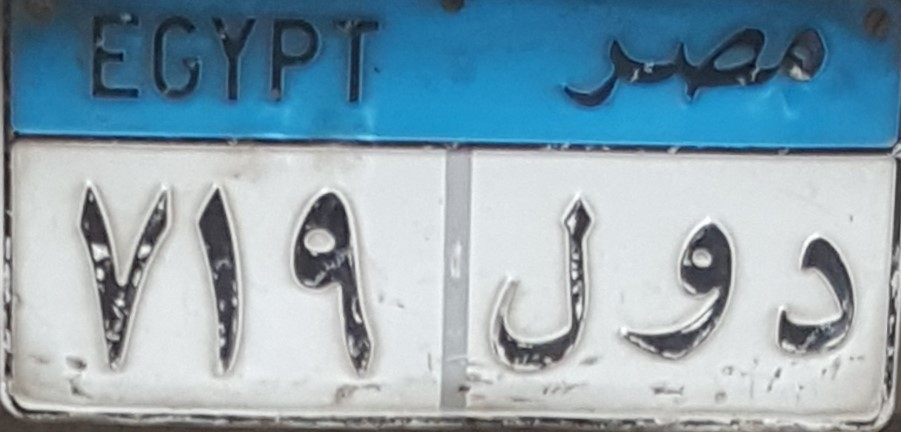
#> input picture New set/test/1.jpg, 901 x 432 px
$ python -i segmentation.py   (imports and definitions only)
#> lines starting #> are read from the running program, lines starting #| are printed output that depends on the picture; after the words box and inside, x2 and y2 are one past the last pixel; in counts of white or black regions, pixels touching at a corner belong together
from commonfunctions import *
from skimage.morphology import binary_erosion, binary_dilation, binary_closing,skeletonize, thin
from skimage.measure import find_contours
from skimage.filters import sobel_h, sobel, sobel_v,roberts, prewitt
from scipy.signal import find_peaks


@jit(nopython=True)
def adabtiveThreshold(inIm ,outIm,w,h):
    intImage = np.zeros((inIm.shape))
    index = 0
    count = 0
    t = 15
    s = int(w/8)
    s2 = int(s/2)
    #intImage = inIm.cumsum(axis=0).cumsum(axis=1)
    for i in range(h):
        sum = 0
        for j in range(w):
            sum = sum + inIm[i][j]
            if i == 0:
                intImage[i][j] = sum
            else:
                intImage[i][j] = intImage[i-1][j] + sum

    for i in range(w):
        for j in range(h):
            x1 = i - s2
            x2 = i + s2
            y1 = j - s2
            y2 = j + s2

            if x1 < 0:
                x1 = 0
            if x2 >= w:
                x2 = w - 1
            if y1 < 0:
                y1 = 0
            if y2 >= h:
                y2 = h - 1

            count = (x2-x1)*(y2-y1)
            sum = intImage[y2][x2] - intImage[y1-1][x2] - intImage[y2][x1-1] + intImage[y1-1][x1-1]

            if inIm[j][i]*count <= sum*(100-t)/100 :
                outIm[j][i] = 255
            else:
                outIm[j][i] = 0


@jit(nopython=True)
def verticalProjection(img):
    h, w = img.shape
    sumCols = []
    for j in range(w):
        col = img[0:h, j:j+1]
        sumCols.append(int(np.sum(col)/255))
    return sumCols


@jit(nopython=True)
def horizontalProjection(img):
    h, w = img.shape
    sumRows = []
    for j in range(h):
        row = img[j:j+1, 0:w]
        sumRows.append(int(np.sum(row)/255))
    return sumRows


def slice_digits(img):
    y = verticalProjection(img)
    xfrom = []
    xto = []
    xmin = -1
    xmax = -1
    miin = np.min(y)
    for i in range(len(y)):
        if y[i] > 15 and xmin == -1:
            xmin = i
            xfrom.append(xmin)
        elif y[i] < 15 and xmax == -1 and xmin != -1:
            xmin = -1
            xfrom.pop(len(xfrom)-1)
        elif y[i] > 15 and xmin != -1:
            xmax = i
        elif y[i] < 15 and xmax != -1:
            xto.append(xmax)
            xmin = -1
            xmax = -1


    newXfrom = []
    newXto = []
    for i in range(len(xto)):
        if (xto[i] - xfrom[i]) > 25:
            newXto.append(xto[i] + 10)
            if xfrom[i] >= 10:
                newXfrom.append(xfrom[i] - 10)
            else:
                newXfrom.append(0)


    charecters = []
    for i in range(len(newXto)):
        if len(newXto) > 0:
            charecters.append(img[:,newXfrom[i]:newXto[i]])
    if len(charecters) > 0:
        #show_images([charecters])
        return charecters


def process(image):
    #show_images([image])
    image  = rgb2gray(image)
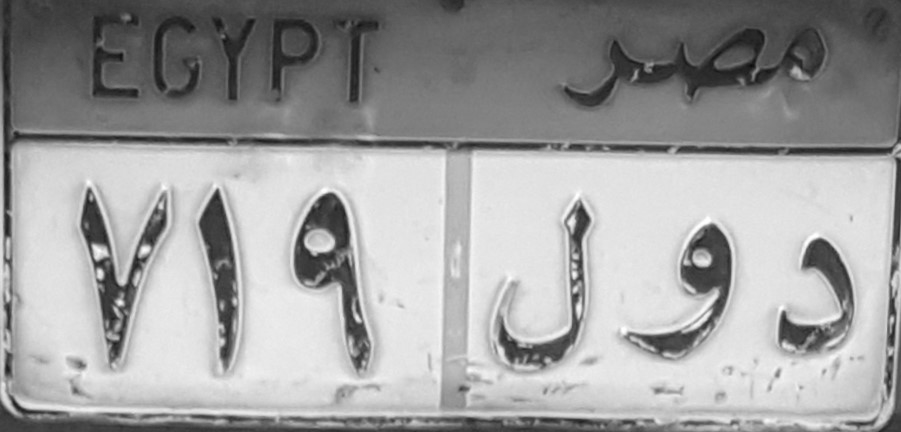
#> image: shape (432, 901) float64; min 0.0449, max 0.999, mean 0.626

    if np.max(image) <= 1:
        image = image*255
    image = image.astype('uint8')

    y,x = image.shape
#> y = 432; x = 901

    newX = x + int(x/16)
#> newX = 957
    newY = y + int(x/16)
#> newY = 488
    tempIm = np.zeros([newY,newX], dtype='uint8')
    tempIm[int(x/16):newY, int(x/16):newX] = np.copy(image)
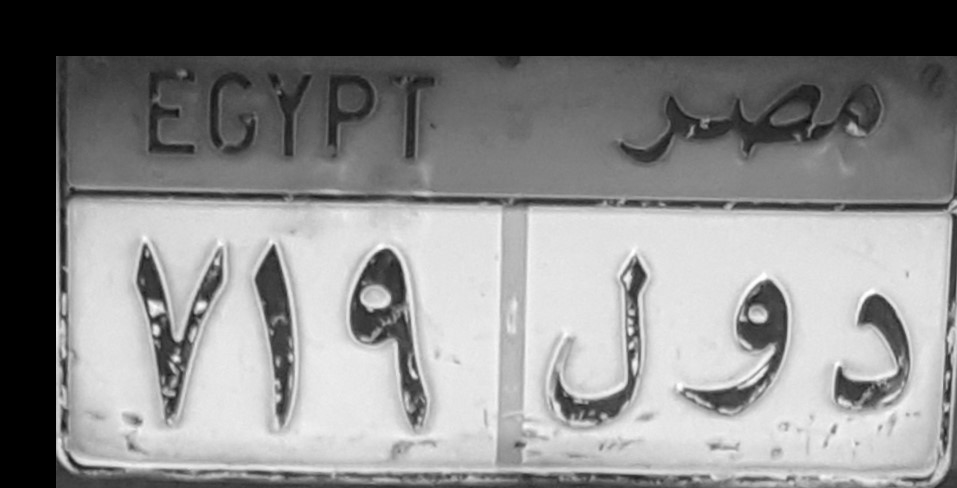
#> tempIm: shape (488, 957); min 0, max 254, mean 132.8
#################################################################
    outIm = np.zeros([newY,newX], dtype='uint8')
    adabtiveThreshold(tempIm, outIm, newX, newY)

    newIm = np.copy(outIm[int(x/16):newY, int(x/16):newX])
    newY, newX = newIm.shape
#> newY = 432; newX = 901
###############################################################
    #show_images([newIm])
    wind = np.ones(shape=(7,7))
    im = median(newIm)
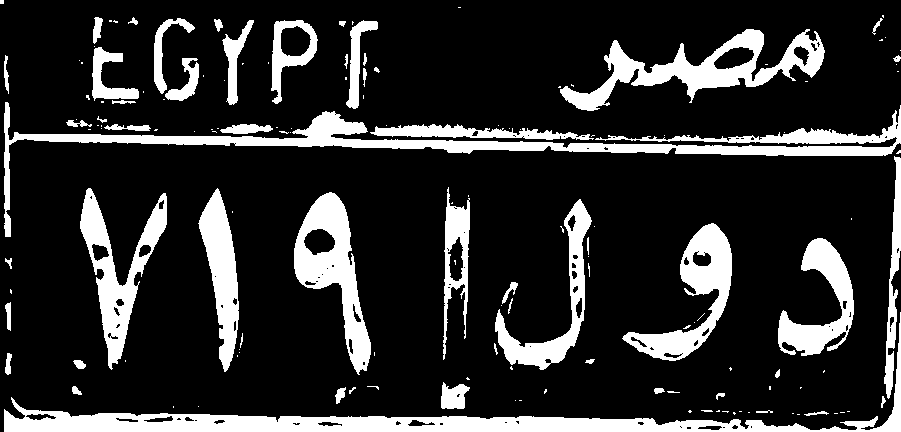
#> newIm: shape (432, 901); 18.3% white; 148 white regions (93 under 20 px), largest, box (x1, y1, x2, y2) and area: (4, 312, 901, 432) 12561, (4, 102, 901, 237) 11604, (560, 29, 825, 111) 6533

    im2 = binary_dilation(im,wind)
#> im: shape (432, 901); 18.3% white; 94 white regions (39 under 20 px), largest, box (x1, y1, x2, y2) and area: (4, 313, 901, 432) 12623, (4, 102, 901, 237) 11445, (560, 29, 825, 111) 6542


    im2 = binary_erosion(im2,wind)
    im2 = im2.astype('uint8')
    im2 = im2*255

    #show_images([im2])

    z = horizontalProjection(im2[int(0.15*im2.shape[0]):int(0.6*im2.shape[0]),:])

    cut = z.index(np.max(z))
#> cut = 75
    cut = cut + int(0.15*im2.shape[0])
#> cut = 139


    segIm = np.copy(im2[cut:im.shape[0],:])
    segY, segX = segIm.shape
#> segY = 293; segX = 901

    #show_images([segIm])


    #========================= Removing borders using vertical and horizontal projections ===============
    borders = horizontalProjection(segIm[int(0.9*segY):segY,:])
    for i in range(len(borders)):
        if borders[i] >= int(0.2*segX):
            segIm[int(0.9*segY)+i,:] = 0
#> segIm: shape (293, 901); 16.8% white; 34 white regions (9 under 20 px), largest, box (x1, y1, x2, y2) and area: (4, 0, 901, 275) 12370, (294, 53, 371, 235) 5653, (80, 49, 167, 230) 5109

    borders = horizontalProjection(segIm[0:int(0.1*segY),:])
    for i in range(len(borders)):
        if borders[i] >= int(0.2*segX):
            segIm[i,:] = 0
#> segIm: shape (293, 901); 13.3% white; 36 white regions (9 under 20 px), largest, box (x1, y1, x2, y2) and area: (294, 53, 371, 235) 5653, (80, 49, 167, 230) 5109, (623, 84, 732, 222) 5062

    borders = verticalProjection(segIm[:,0:int(0.03*segX)])
    for i in range(len(borders)):
        if borders[i] >= int(0.2*segY):
            segIm[:,i] = 0
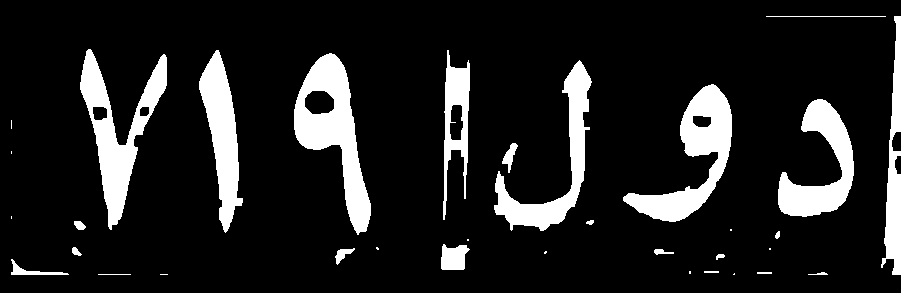
#> segIm: shape (293, 901); 13% white; 34 white regions (11 under 20 px), largest, box (x1, y1, x2, y2) and area: (294, 53, 371, 235) 5653, (80, 49, 167, 230) 5109, (623, 84, 732, 222) 5062

    borders = verticalProjection(segIm[:,int(0.97*segX):segX])
    for i in range(len(borders)):
        if borders[i] >= int(0.2*segY):
            segIm[:,int(0.97*segX)+i] = 0
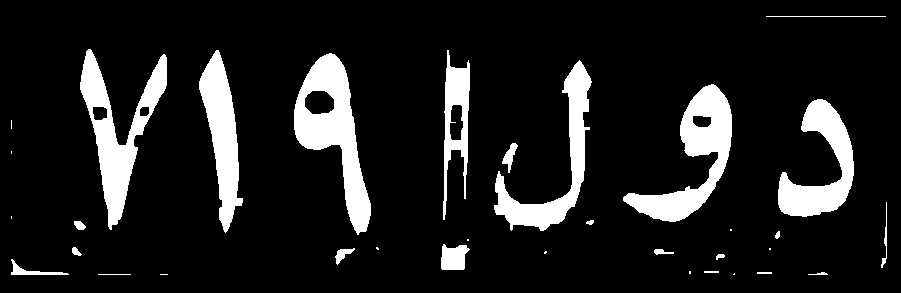
#> segIm: shape (293, 901); 12.1% white; 34 white regions (11 under 20 px), largest, box (x1, y1, x2, y2) and area: (294, 53, 371, 235) 5653, (80, 49, 167, 230) 5109, (623, 84, 732, 222) 5062

    borders = verticalProjection(segIm[:,int(0.49*segX):int(0.52*segX)])
    for i in range(len(borders)):
        if borders[i] >= int(0.3*segY):
            segIm[:,int(0.49*segX)+i] = 0
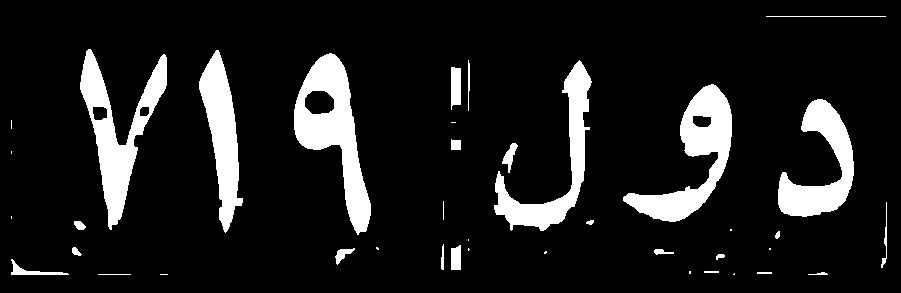
#> segIm: shape (293, 901); 11.4% white; 40 white regions (14 under 20 px), largest, box (x1, y1, x2, y2) and area: (294, 53, 371, 235) 5653, (80, 49, 167, 230) 5109, (623, 84, 732, 222) 5062

    #([segIm])
    #==================================================================================================

    segImNumbers = np.copy(segIm[0:segY,0:int(0.5*segX)])
    segImLetters = np.copy(segIm[0:segY,int(0.5*segX):segX])

    segYN, segXN = segImNumbers.shape
#> segYN = 293; segXN = 450
    segYL, segXL = segImLetters.shape
#> segYL = 293; segXL = 451

    xnums = slice_digits(segImNumbers)
#> in slice_digits, `y = verticalProjection(img)`: img: shape (293, 450); 11.6% white; 15 white regions (6 under 20 px), largest, box (x1, y1, x2, y2) and area: (294, 53, 371, 235) 5653, (80, 49, 167, 230) 5109, (199, 50, 243, 233) 3894
    xletrs =slice_digits(segImLetters)
#> in slice_digits (call 2), `y = verticalProjection(img)`:
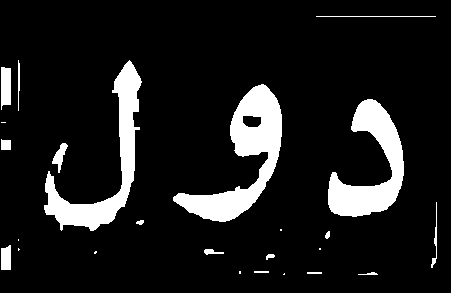
#> img: shape (293, 451); 11.2% white; 25 white regions (8 under 20 px), largest, box (x1, y1, x2, y2) and area: (173, 84, 282, 222) 5062, (44, 60, 142, 231) 4142, (328, 99, 404, 217) 4030


    return xnums,xletrs

>>> import cv2
>>> picture = cv2.cvtColor(cv2.imread('New set/test/1.jpg'), cv2.COLOR_BGR2RGB)
>>> result = process(picture)

$ run again, on New set/test/20191215_151650.jpg
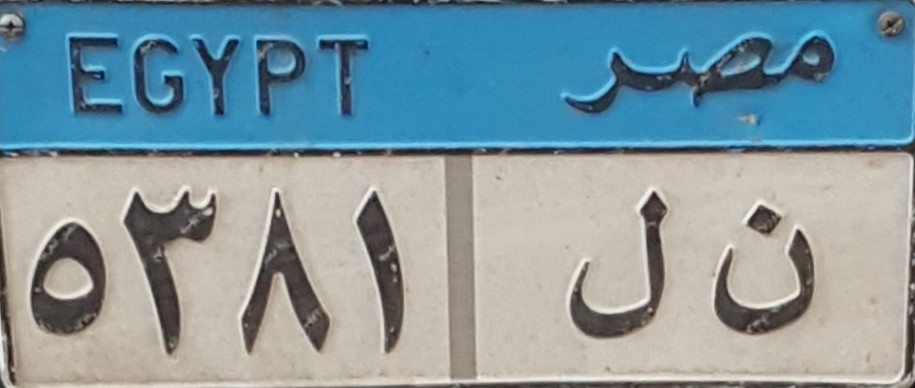
#> input picture New set/test/20191215_151650.jpg, 915 x 388 px
#> newIm: shape (388, 915); 16.8% white; 124 white regions (94 under 20 px), largest, box (x1, y1, x2, y2) and area: (38, 135, 915, 218) 7511, (564, 36, 835, 118) 6338, (124, 192, 216, 356) 5618
#> im: shape (388, 915); 16.8% white; 57 white regions (29 under 20 px), largest, box (x1, y1, x2, y2) and area: (38, 136, 915, 381) 8661, (564, 37, 835, 118) 6365, (124, 192, 216, 356) 5626
#> after the loop in process, `for i in range(len(borders)):`:
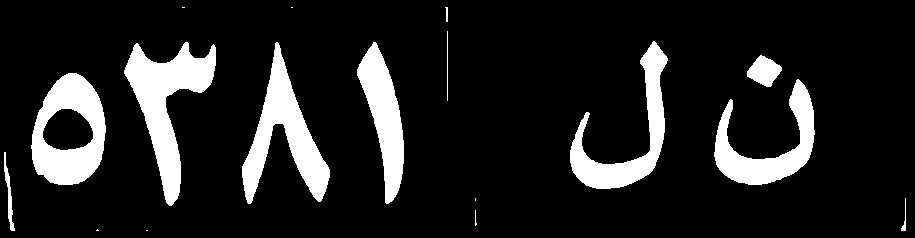
#> segIm: shape (238, 915); 13.1% white; 17 white regions (6 under 20 px), largest, box (x1, y1, x2, y2) and area: (124, 42, 216, 206) 5712, (242, 42, 330, 204) 5045, (31, 73, 106, 185) 4879
#> in slice_digits (call 2), `y = verticalProjection(img)`:
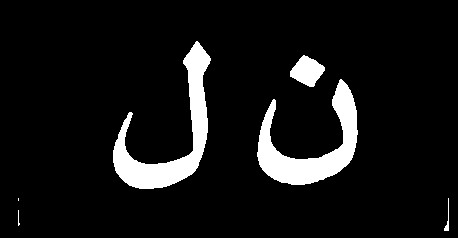
#> img: shape (238, 458); 8.1% white; 6 white regions (2 under 20 px), largest, box (x1, y1, x2, y2) and area: (113, 41, 211, 189) 4181, (257, 79, 358, 185) 3921, (290, 55, 325, 87) 692, (444, 198, 449, 231) 57

$ run again, on New set/test/20191215_151734.jpg
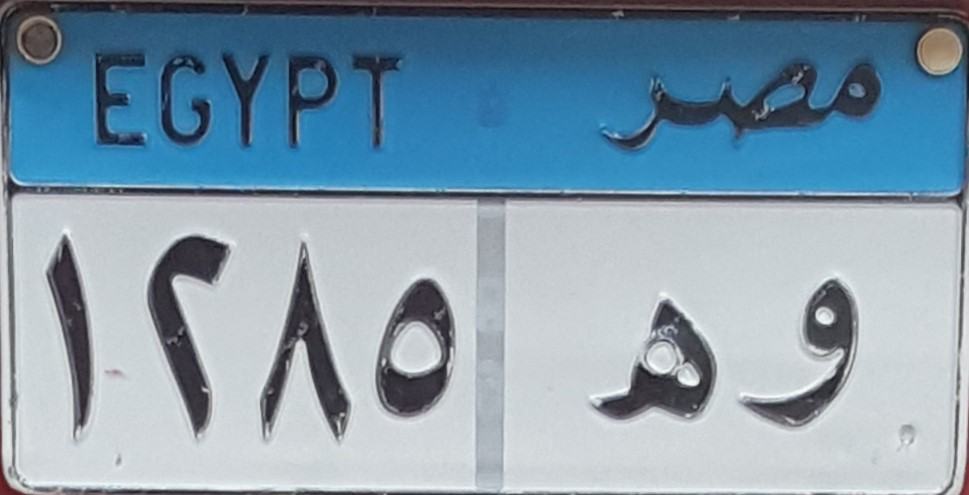
#> input picture New set/test/20191215_151734.jpg, 969 x 495 px
#> newIm: shape (495, 969); 14.7% white; 183 white regions (137 under 20 px), largest, box (x1, y1, x2, y2) and area: (7, 12, 969, 495) 10776, (599, 60, 881, 155) 7580, (148, 236, 230, 439) 6931
#> im: shape (495, 969); 14.6% white; 117 white regions (73 under 20 px), largest, box (x1, y1, x2, y2) and area: (7, 12, 969, 495) 10565, (599, 60, 881, 155) 7558, (148, 236, 230, 438) 6929
#> after the loop in process, `for i in range(len(borders)):`:
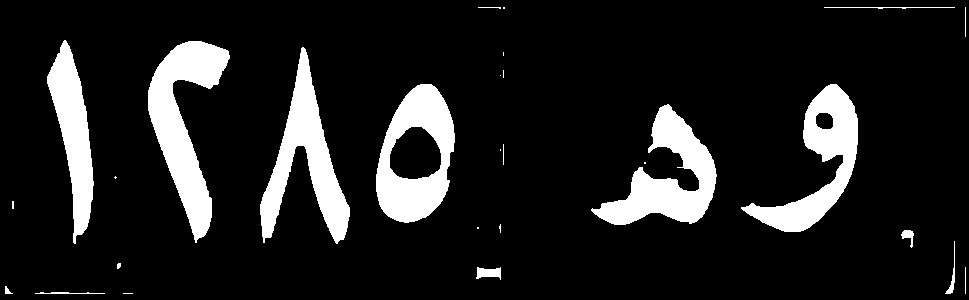
#> segIm: shape (300, 969); 12.6% white; 28 white regions (11 under 20 px), largest, box (x1, y1, x2, y2) and area: (148, 41, 230, 243) 6950, (260, 47, 350, 244) 6198, (591, 104, 717, 225) 6176
#> img: shape (300, 484); 16.5% white; 13 white regions (5 under 20 px), largest, box (x1, y1, x2, y2) and area: (148, 41, 230, 243) 6950, (260, 47, 350, 244) 6198, (376, 84, 455, 223) 6076
#> in slice_digits (call 2), `y = verticalProjection(img)`:
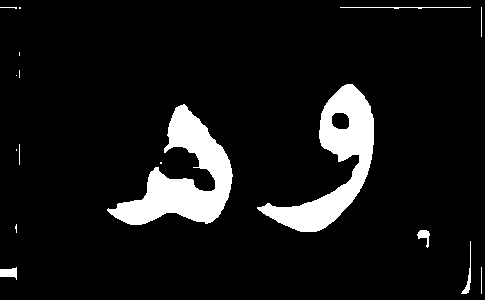
#> img: shape (300, 485); 8.6% white; 17 white regions (8 under 20 px), largest, box (x1, y1, x2, y2) and area: (107, 104, 233, 225) 6176, (257, 84, 374, 232) 5676, (0, 267, 17, 280) 146
